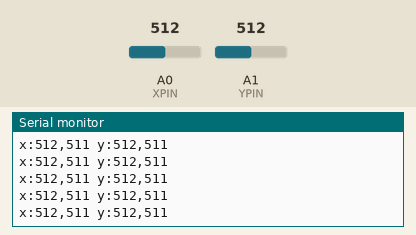
A sketch run on a simulated Arduino Leonardo, built with avr-gcc and run on an emulated ATmega32U4. Shown: the last lines printed to the serial monitor. The test bench sets the inputs (shaded band); at power-on: A1 (YPIN) = 512, A0 (XPIN) = 512. USB keyboard and mouse output is not drawn.

Above: at 9.2 s.
9.3 s: A1 (YPIN) set to 913
At 9.36 s:
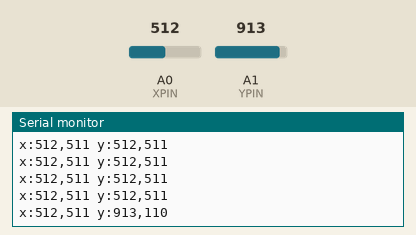
10.8 s: A1 (YPIN) set to 932
At 10.81 s:
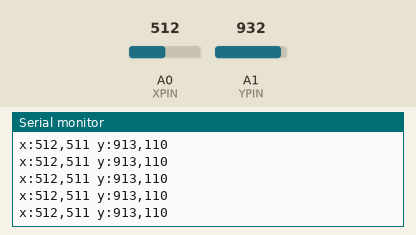
Timing chart, 0 to 13.3 s (numbered marks = the images above; inputs shaded):
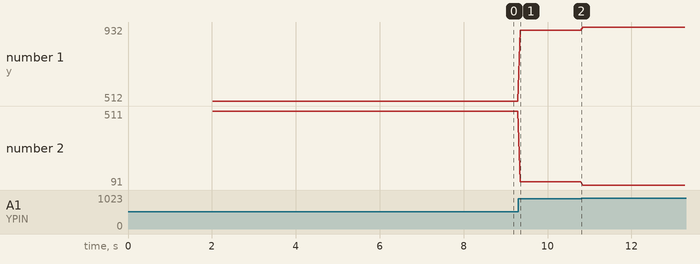

Measured:
- after the input at 9.3 s, the serial monitor: prints a new line after 0.05 s (image 1)
- plotted number 1: 512 → 913 after the input at 9.3 s, 913 → 932 after the input at 10.8 s
- plotted number 2: 511 → 110 after the input at 9.3 s, 110 → 91 after the input at 10.8 s

The sketch:

USBJoyStick.ino
```cpp
#define XPIN A0
#define YPIN A1
#define AVG_READ 100
#define OUT_SERIAL Serial
#define ANALOG_MAX 1023

#include "Joystick.h"

// Create Joystick
Joystick_ Joystick;

long x_centre;
long y_centre;

long avg_reading(uint8_t pin) {
  long t = 0;
  for (int i = 0; i < AVG_READ; i++) {
    delay(10);
    t += analogRead(pin);
  }
  return t / AVG_READ;
}

long map_reading(long v, long v_centre, long out_from, long out_centre, long out_to) {
  if (v == v_centre) {
    return out_centre;
  } else if (v < v_centre) {
    return map(v, 0, v_centre, out_from, out_centre);
  } else { // v > v_centre
    return map(v, v_centre, ANALOG_MAX, out_centre, out_to);
  }
}

void setup() {
  OUT_SERIAL.begin(115200);
  pinMode(XPIN, INPUT);
  pinMode(YPIN, INPUT);
  x_centre = avg_reading(XPIN);
  y_centre = avg_reading(YPIN);

  Joystick.setXAxisRange(0, 1023);
  Joystick.setYAxisRange(0, 1023);
  Joystick.begin(false);
}

void loop() {
  long x = map_reading(analogRead(XPIN), x_centre, 0, 511, 1023);
  long y = map_reading(analogRead(YPIN), y_centre, 1023, 511, 0);
  OUT_SERIAL.print("x:");
  OUT_SERIAL.print(analogRead(XPIN));
  OUT_SERIAL.print(",");
  OUT_SERIAL.print(x);
  OUT_SERIAL.print(" y:");
  OUT_SERIAL.print(analogRead(YPIN));
  OUT_SERIAL.print(",");
  OUT_SERIAL.println(y);
  Joystick.setXAxis(x);
  Joystick.setYAxis(y);
  Joystick.sendState();
  delay(50);
}
```

DynamicHID.cpp
```cpp
// (licence header left out)
#include "DynamicHID.h"

#if defined(USBCON)

#ifdef _VARIANT_ARDUINO_DUE_X_
#define USB_SendControl USBD_SendControl
#define USB_Send USBD_Send
#endif

DynamicHID_& DynamicHID()
{
	static DynamicHID_ obj;
	return obj;
}

int DynamicHID_::getInterface(uint8_t* interfaceCount)
{
	*interfaceCount += 1; // uses 1
	DYNAMIC_HIDDescriptor hidInterface = {
		D_INTERFACE(pluggedInterface, 1, USB_DEVICE_CLASS_HUMAN_INTERFACE, DYNAMIC_HID_SUBCLASS_NONE, DYNAMIC_HID_PROTOCOL_NONE),
		D_HIDREPORT(descriptorSize),
		D_ENDPOINT(USB_ENDPOINT_IN(pluggedEndpoint), USB_ENDPOINT_TYPE_INTERRUPT, USB_EP_SIZE, 0x01)
	};
	return USB_SendControl(0, &hidInterface, sizeof(hidInterface));
}

int DynamicHID_::getDescriptor(USBSetup& setup)
{
	// Check if this is a HID Class Descriptor request
	if (setup.bmRequestType != REQUEST_DEVICETOHOST_STANDARD_INTERFACE) { return 0; }
	if (setup.wValueH != DYNAMIC_HID_REPORT_DESCRIPTOR_TYPE) { return 0; }

	// In a HID Class Descriptor wIndex cointains the interface number
	if (setup.wIndex != pluggedInterface) { return 0; }

	int total = 0;
	DynamicHIDSubDescriptor* node;
	for (node = rootNode; node; node = node->next) {
		int res = USB_SendControl((node->inProgMem ? TRANSFER_PGM : 0), node->data, node->length);
		if (res == -1)
			return -1;
		total += res;
	}

	// Reset the protocol on reenumeration. Normally the host should not assume the state of the protocol
	// due to the USB specs, but Windows and Linux just assumes its in report mode.
	protocol = DYNAMIC_HID_REPORT_PROTOCOL;

	return total;
}

uint8_t DynamicHID_::getShortName(char *name)
{
	name[0] = 'H';
	name[1] = 'I';
	name[2] = 'D';
	name[3] = 'A' + (descriptorSize & 0x0F);
	name[4] = 'A' + ((descriptorSize >> 4) & 0x0F);
	return 5;
}

void DynamicHID_::AppendDescriptor(DynamicHIDSubDescriptor *node)
{
	if (!rootNode) {
		rootNode = node;
	} else {
		DynamicHIDSubDescriptor *current = rootNode;
		while (current->next) {
			current = current->next;
		}
		current->next = node;
	}
	descriptorSize += node->length;
}

int DynamicHID_::SendReport(uint8_t id, const void* data, int len)
{
	uint8_t p[len + 1];
	p[0] = id;
	memcpy(&p[1], data, len);
	return USB_Send(pluggedEndpoint | TRANSFER_RELEASE, p, len + 1);
}

bool DynamicHID_::setup(USBSetup& setup)
{
	if (pluggedInterface != setup.wIndex) {
		return false;
	}

	uint8_t request = setup.bRequest;
	uint8_t requestType = setup.bmRequestType;

	if (requestType == REQUEST_DEVICETOHOST_CLASS_INTERFACE)
	{
		if (request == DYNAMIC_HID_GET_REPORT) {
			// TODO: DYNAMIC_HID_GetReport();
			return true;
		}
		if (request == DYNAMIC_HID_GET_PROTOCOL) {
			// TODO: Send8(protocol);
			return true;
		}
		if (request == DYNAMIC_HID_GET_IDLE) {
			// TODO: Send8(idle);
		}
	}

	if (requestType == REQUEST_HOSTTODEVICE_CLASS_INTERFACE)
	{
		if (request == DYNAMIC_HID_SET_PROTOCOL) {
			// The USB Host tells us if we are in boot or report mode.
			// This only works with a real boot compatible device.
			protocol = setup.wValueL;
			return true;
		}
		if (request == DYNAMIC_HID_SET_IDLE) {
			idle = setup.wValueL;
			return true;
		}
		if (request == DYNAMIC_HID_SET_REPORT)
		{
			//uint8_t reportID = setup.wValueL;
			//uint16_t length = setup.wLength;
			//uint8_t data[length];
			// Make sure to not read more data than USB_EP_SIZE.
			// You can read multiple times through a loop.
			// The first byte (may!) contain the reportID on a multreport.
			//USB_RecvControl(data, length);
		}
	}

	return false;
}

DynamicHID_::DynamicHID_(void) : PluggableUSBModule(1, 1, epType),
                   rootNode(NULL), descriptorSize(0),
                   protocol(DYNAMIC_HID_REPORT_PROTOCOL), idle(1)
{
	epType[0] = EP_TYPE_INTERRUPT_IN;
	PluggableUSB().plug(this);
}

int DynamicHID_::begin(void)
{
	return 0;
}

#endif /* if defined(USBCON) */
```

DynamicHID.h
```cpp
// (licence header left out)
#ifndef DYNAMIC_HID_h
#define DYNAMIC_HID_h

#include <stdint.h>
#include <Arduino.h>

#ifdef _VARIANT_ARDUINO_DUE_X_
  // The following values are the same as AVR's USBAPI.h
  // Reproduced here because SAM doesn't have these in
  // its own USBAPI.H
  #define USB_EP_SIZE 64
  #define TRANSFER_PGM 0x80

  #include "USB/PluggableUSB.h"
#else
  #include "PluggableUSB.h"
#endif

#if defined(USBCON)

#define _USING_DYNAMIC_HID

// DYNAMIC_HID 'Driver'
// ------------
#define DYNAMIC_HID_GET_REPORT        0x01
#define DYNAMIC_HID_GET_IDLE          0x02
#define DYNAMIC_HID_GET_PROTOCOL      0x03
#define DYNAMIC_HID_SET_REPORT        0x09
#define DYNAMIC_HID_SET_IDLE          0x0A
#define DYNAMIC_HID_SET_PROTOCOL      0x0B

#define DYNAMIC_HID_DESCRIPTOR_TYPE         0x21
#define DYNAMIC_HID_REPORT_DESCRIPTOR_TYPE      0x22
#define DYNAMIC_HID_PHYSICAL_DESCRIPTOR_TYPE    0x23

// HID subclass HID1.11 Page 8 4.2 Subclass
#define DYNAMIC_HID_SUBCLASS_NONE 0
#define DYNAMIC_HID_SUBCLASS_BOOT_INTERFACE 1

// HID Keyboard/Mouse bios compatible protocols HID1.11 Page 9 4.3 Protocols
#define DYNAMIC_HID_PROTOCOL_NONE 0
#define DYNAMIC_HID_PROTOCOL_KEYBOARD 1
#define DYNAMIC_HID_PROTOCOL_MOUSE 2

// Normal or bios protocol (Keyboard/Mouse) HID1.11 Page 54 7.2.5 Get_Protocol Request
// "protocol" variable is used for this purpose.
#define DYNAMIC_HID_BOOT_PROTOCOL	0
#define DYNAMIC_HID_REPORT_PROTOCOL	1

// HID Request Type HID1.11 Page 51 7.2.1 Get_Report Request
#define DYNAMIC_HID_REPORT_TYPE_INPUT   1
#define DYNAMIC_HID_REPORT_TYPE_OUTPUT  2
#define DYNAMIC_HID_REPORT_TYPE_FEATURE 3

typedef struct
{
  uint8_t len;      // 9
  uint8_t dtype;    // 0x21
  uint8_t addr;
  uint8_t versionL; // 0x101
  uint8_t versionH; // 0x101
  uint8_t country;
  uint8_t desctype; // 0x22 report
  uint8_t descLenL;
  uint8_t descLenH;
} DYNAMIC_HIDDescDescriptor;

typedef struct
{
  InterfaceDescriptor hid;
  DYNAMIC_HIDDescDescriptor   desc;
  EndpointDescriptor  in;
} DYNAMIC_HIDDescriptor;

class DynamicHIDSubDescriptor {
public:
  DynamicHIDSubDescriptor *next = NULL;
  DynamicHIDSubDescriptor(const void *d, const uint16_t l, const bool ipm = true) : data(d), length(l), inProgMem(ipm) { }

  const void* data;
  const uint16_t length;
  const bool inProgMem;
};

class DynamicHID_ : public PluggableUSBModule
{
public:
  DynamicHID_(void);
  int begin(void);
  int SendReport(uint8_t id, const void* data, int len);
  void AppendDescriptor(DynamicHIDSubDescriptor* node);

protected:
  // Implementation of the PluggableUSBModule
  int getInterface(uint8_t* interfaceCount);
  int getDescriptor(USBSetup& setup);
  bool setup(USBSetup& setup);
  uint8_t getShortName(char* name);

private:
  #ifdef _VARIANT_ARDUINO_DUE_X_
  uint32_t epType[1];
  #else
  uint8_t epType[1];
  #endif

  DynamicHIDSubDescriptor* rootNode;
  uint16_t descriptorSize;

  uint8_t protocol;
  uint8_t idle;
};

// Replacement for global singleton.
// This function prevents static-initialization-order-fiasco
// https://isocpp.org/wiki/faq/ctors#static-init-order-on-first-use
DynamicHID_& DynamicHID();

#define D_HIDREPORT(length) { 9, 0x21, 0x01, 0x01, 0, 1, 0x22, lowByte(length), highByte(length) }

#endif // USBCON

#endif // DYNAMIC_HID_h
```
